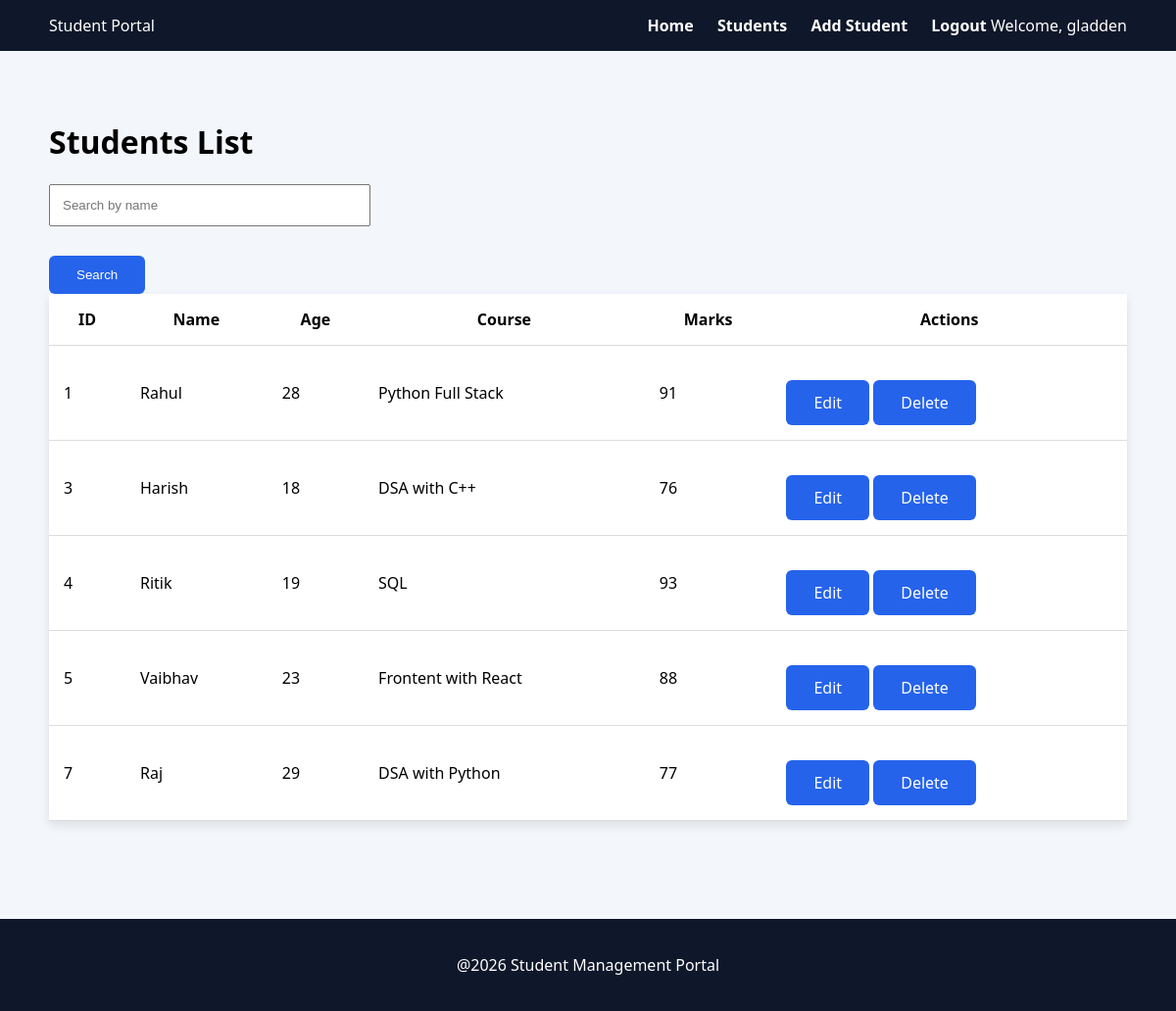
The app's page /students/ (signed in) with its own data.
### students/models.py (models this page shows, shortened)
class Student(models.Model):
    name = models.CharField(max_length=100)
    course = models.CharField(max_length=100)
    marks = models.IntegerField()
    age = models.IntegerField(default=18)

### students/views.py (the view)
# urls.py: path('students/',views.students_page),
@login_required
def students_page(request):
    students = Student.objects.all()
    query = request.GET.get('search')
    if query:
        students = students.filter(name__icontains=query)
    return render(request,'students.html',{'students':students,'query':query})

### students/templates/students.html
{% extends 'base.html'%}
{% block content %}
<h1>Students List</h1>
<form method="get" class="form">
    <input
        type="text"
        name="search"
        placeholder="Search by name"
        value="{{query | default:''}}"
    >
    <button class="btn">Search</button>
</form>
<table class="table">
    <tr>
        <th>ID</th>
        <th>Name</th>
        <th>Age</th>
        <th>Course</th>
        <th>Marks</th>
        <th>Actions</th>
    </tr>
    {% for student in students %}
    <tr>
        <td>{{student.id}}</td>
        <td>{{student.name}}</td>
        <td>{{student.age}}</td>
        <td>{{student.course}}</td>
        <td>{{student.marks}}</td>
        <td>
            <a class="btn" href="/edit/{{student.id}}">Edit</a>
            <a class="btn" href="/delete/{{student.id}}" onclick="return confirm('Delete this student?');">Delete</a>
        </td>
    </tr>
    {% endfor %}
</table>
{% endblock %}

### students/templates/base.html (shortened to what this page needs)
{% load static %}
<!DOCTYPE html>
<html>
    <head>
        <link rel="stylesheet" href="{%static 'css/style.css'%}">
    </head>
    <body>
        <header class="navbar">
            <div class="logo">Student Portal</div>
            <nav>
                <a href="/">Home</a>
                <a href="/students">Students</a>
                <a href="/add">Add Student</a>
                <a href="/logout">Logout</a>
                {% if user.is_authenticated %}
                    <span class="welcome">Welcome, {{ user.username }}</span>
                {% else %}
                    <a href="/login">Login</a>
                {% endif %}
            </nav>
        </header>
        <div class="container">
            {% block content %}
            {% endblock %}
        </div>
        <footer class="footer">
            <p>@2026 Student Management Portal</p>
        </footer>
    </body>
</html>

### students/static/css/style.css (style rules this page uses)
body { margin:0; font-family: 'Segoe UI', Tahoma, Geneva, Verdana, sans-serif; background:#f3f6fb; }
.navbar { background:#0f172a; color:white; display:flex; justify-content:space-between; align-items:center; padding:15px 50px; }
.navbar a { color:white; margin-left:20px; text-decoration:none; font-weight:bold; }
.container { padding:50px; }
.btn { display:inline-block; margin-top:20px; padding:12px 28px; background:#2563eb; color:white; border:none; border-radius:6px; text-decoration:none; cursor:pointer; }
.table { width:100%; background:white; border-collapse:collapse; box-shadow:0 4px 10px rgba(0,0,0,0.1); }
.table th, .table td { padding:15px; border-bottom:1px solid #ddd; }
.form input { display:block; width:300px; padding:12px; margin:10px 0; }
.footer { text-align:center; background:#0f172a; color:white; padding:20px; margin-top:50px; }

### records on screen
Student: id "1", name "Rahul", age "28", course "Python Full Stack", marks "91"
Student: id "3", name "Harish", age "18", course "DSA with C++", marks "76"
Student: id "4", name "Ritik", age "19", course "SQL", marks "93"
Student: id "5", name "Vaibhav", age "23", course "Frontent with React", marks "88"
Student: id "7", name "Raj", age "29", course "DSA with Python", marks "77"

### other values on screen
{{ user.username }} "gladden"
